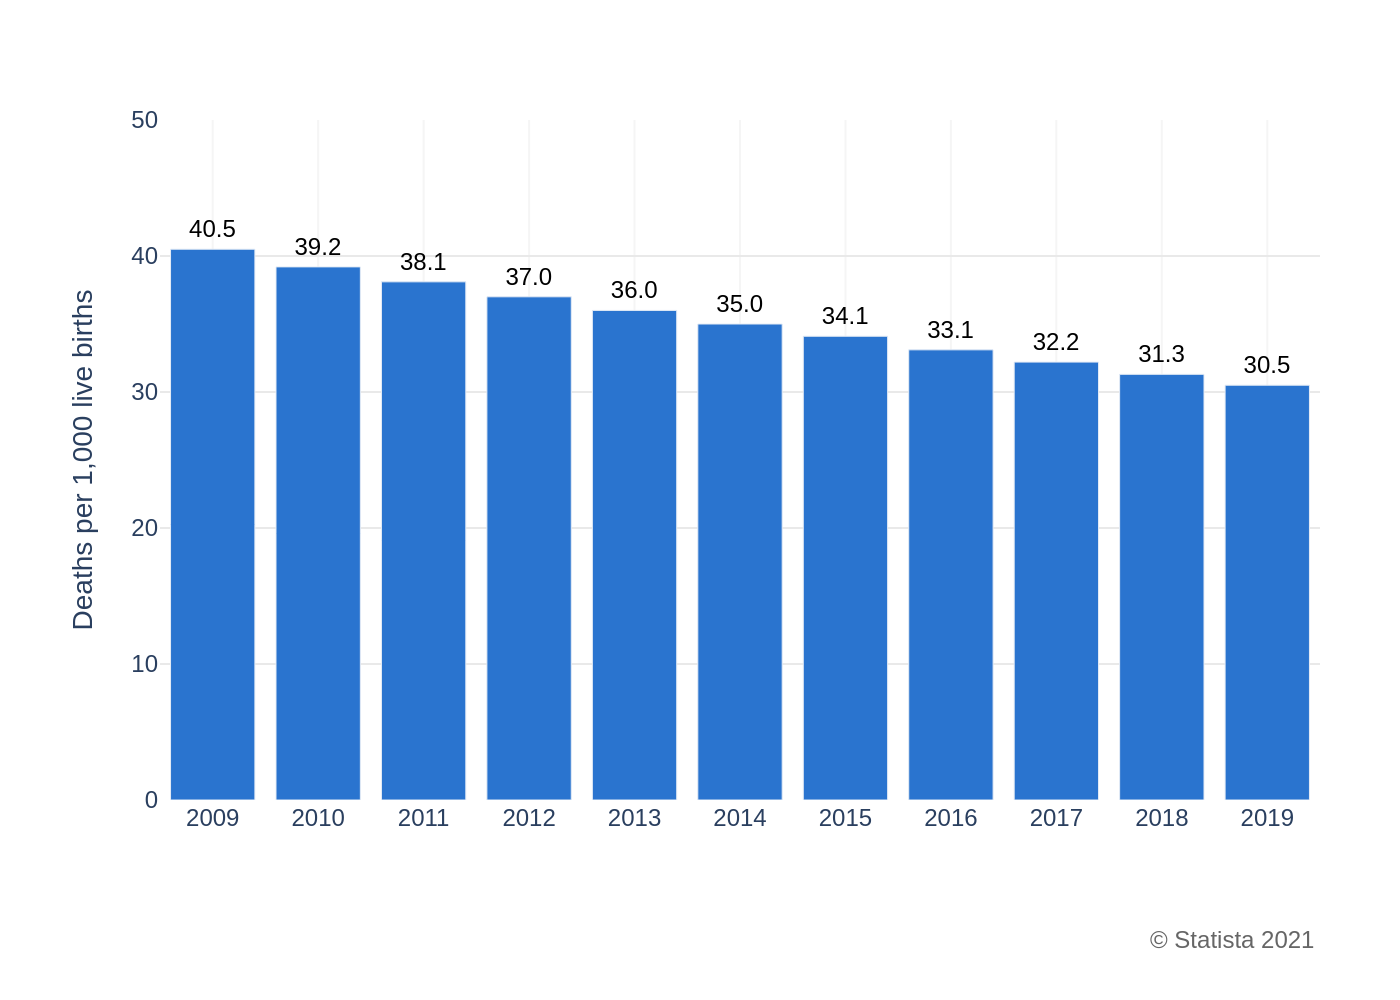

Generate this figure with Python:
import sys
import json
import os
import plotly.graph_objects as go

if len(sys.argv) != 2:
    print("Usage: python script.py <path_to_json_file>")
    sys.exit(1)

json_file_path = sys.argv[1]

try:
    with open(json_file_path, 'r', encoding='utf-8') as f:
        chart_info = json.load(f)
except FileNotFoundError:
    print(f"Error: The file {json_file_path} was not found.")
    sys.exit(1)
except json.JSONDecodeError:
    print(f"Error: The file {json_file_path} is not a valid JSON file.")
    sys.exit(1)

data = chart_info['chart_data']
texts = chart_info['texts']
colors = chart_info['colors']

categories = [item['category'] for item in data]
values = [item['value'] for item in data]

fig = go.Figure()

fig.add_trace(go.Bar(
    x=categories,
    y=values,
    marker_color=colors[0],
    text=values,
    textposition='outside',
    textfont=dict(family="Arial", size=12, color='black'),
    cliponaxis=False
))

title_text = texts.get('title')
if texts.get('subtitle'):
    title_text = f"{texts.get('title', '')}<br><sub>{texts.get('subtitle')}</sub>"

fig.update_layout(
    font=dict(family="Arial"),
    title=dict(
        text=title_text,
        x=0.05,
        xanchor='left'
    ),
    xaxis_title=texts.get('x_axis_title'),
    yaxis_title=texts.get('y_axis_title'),
    yaxis=dict(
        range=[0, 50],
        tickmode='linear',
        dtick=10,
        showgrid=True,
        gridcolor='#e9e9e9',
        gridwidth=1,
        zeroline=False
    ),
    xaxis=dict(
        showgrid=True,
        gridcolor='#f5f5f5',
        gridwidth=1
    ),
    plot_bgcolor='white',
    margin=dict(l=80, r=40, t=60, b=100),
    showlegend=False,
    annotations=[
        dict(
            text=texts.get('source'),
            align='left',
            showarrow=False,
            xref='paper',
            yref='paper',
            x=1.0,
            y=-0.18,
            xanchor='right',
            yanchor='top',
            font=dict(size=12, color='#666666')
        )
    ]
)

base_filename = os.path.splitext(json_file_path)[0]
output_filename = f"{base_filename}.png"

fig.write_image(output_filename, scale=2)

print(f"Chart saved to {output_filename}")
